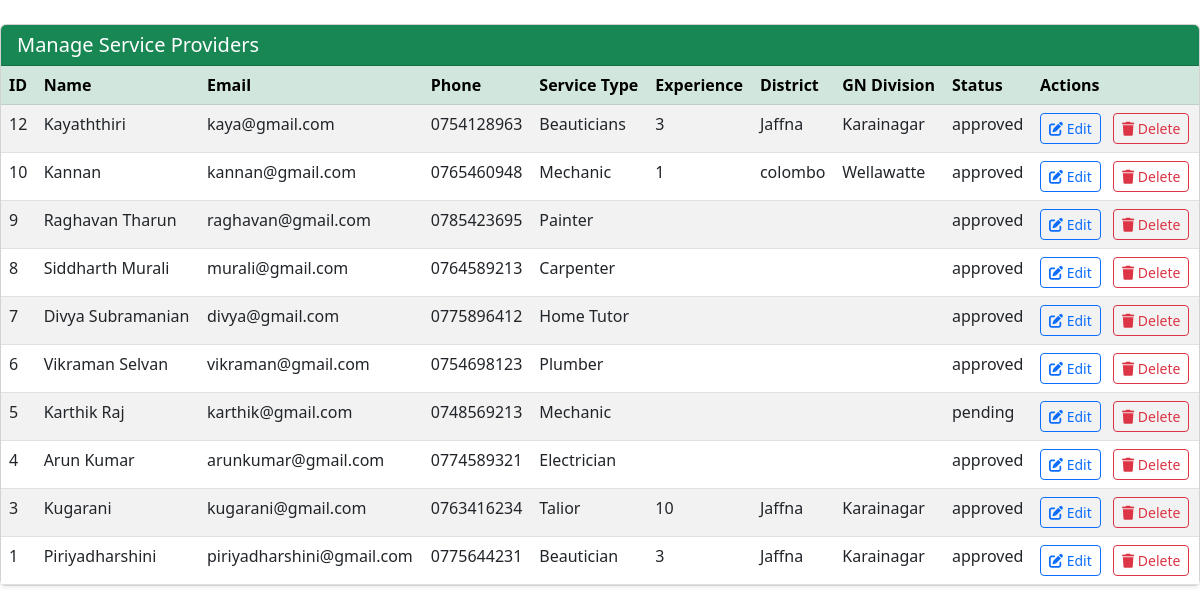
The app's page /admin_manage_providers.php with its own data.
### tables this page shows
CREATE TABLE `service_providers` (
  `id` int(11) NOT NULL,
  `name` varchar(100) NOT NULL,
  `email` varchar(100) NOT NULL,
  `service_type` varchar(100) NOT NULL,
  `experience` text NOT NULL,
  `district` varchar(100) NOT NULL,
  `gn_division` varchar(100) NOT NULL,
  `phone` varchar(20) NOT NULL,
  `password` varchar(255) NOT NULL,
  `created_at` timestamp NOT NULL DEFAULT current_timestamp(),
  `status` enum('pending','approved','rejected') DEFAULT 'pending',
  `availability` enum('available','unavailable') NOT NULL DEFAULT 'unavailable',
  `image` varchar(255) DEFAULT 'default.jpg'
);

### admin_manage_providers.php (the view, shortened to what this page needs)
<?php
require 'config.php';
$result = $conn->query("SELECT * FROM service_providers WHERE status != 'Deleted' ORDER BY id DESC");
?>
<link href="https://cdn.jsdelivr.net/npm/bootstrap@5.3.0/dist/css/bootstrap.min.css" rel="stylesheet" />
<div class="card shadow-sm mt-4">
  <div class="card-header bg-success text-white">
    <h2 class="h5 mb-0">Manage Service Providers</h2>
  </div>
  <div class="card-body p-0">
    <?php if ($result->num_rows > 0): ?>
    <div class="table-responsive">
      <table class="table table-striped mb-0">
        <thead class="table-success">
          <tr>
            <th>ID</th>
            <th>Name</th>
            <th>Email</th>
            <th>Phone</th>
            <th>Service Type</th>
            <th>Experience</th>
            <th>District</th>
            <th>GN Division</th>
            <th>Status</th>
            <th>Actions</th>
          </tr>
        </thead>
        <tbody>
          <?php while ($provider = $result->fetch_assoc()): ?>
          <tr>
            <td><?= htmlspecialchars($provider['id']) ?></td>
            <td><?= htmlspecialchars($provider['name']) ?></td>
            <td><?= htmlspecialchars($provider['email']) ?></td>
            <td><?= htmlspecialchars($provider['phone']) ?></td>
            <td><?= htmlspecialchars($provider['service_type']) ?></td>
            <td><?= htmlspecialchars($provider['experience']) ?></td>
            <td><?= htmlspecialchars($provider['district']) ?></td>
            <td><?= htmlspecialchars($provider['gn_division']) ?></td>
            <td><?= htmlspecialchars($provider['status']) ?></td>
            <td>
              <button
                class="btn btn-sm btn-outline-primary me-2"
                data-bs-toggle="modal"
                data-bs-target="#editModal"
                data-id="<?= $provider['id'] ?>"
                data-name="<?= htmlspecialchars($provider['name'], ENT_QUOTES) ?>"
                data-email="<?= htmlspecialchars($provider['email'], ENT_QUOTES) ?>"
                data-phone="<?= htmlspecialchars($provider['phone'], ENT_QUOTES) ?>"
                data-service_type="<?= htmlspecialchars($provider['service_type'], ENT_QUOTES) ?>"
                data-experience="<?= htmlspecialchars($provider['experience'], ENT_QUOTES) ?>"
                data-district="<?= htmlspecialchars($provider['district'], ENT_QUOTES) ?>"
                data-gn_division="<?= htmlspecialchars($provider['gn_division'], ENT_QUOTES) ?>"
                data-status="<?= htmlspecialchars($provider['status'], ENT_QUOTES) ?>"
              >
                <i class="fas fa-edit"></i> Edit
              </button>
              <a
                href="?delete_provider_id=<?= $provider['id'] ?>"
                onclick="return confirm('Are you sure you want to delete this provider?');"
                class="btn btn-sm btn-outline-danger"
              >
                <i class="fas fa-trash"></i> Delete
              </a>
            </td>
          </tr>
          <?php endwhile; ?>
        </tbody>
      </table>
    </div>
    <?php else: ?>
      <div class="p-3">No providers found.</div>
    <?php endif; ?>
  </div>
</div>

### records on screen
service_providers: id "12", name "Kayaththiri", email "kaya@gmail.com", phone "0754128963", service_type "Beauticians", experience "3", district "Jaffna", gn_division "Karainagar", status "approved"
service_providers: id "10", name "Kannan", email "kannan@gmail.com", phone "0765460948", service_type "Mechanic", experience "1", district "colombo", gn_division "Wellawatte", status "approved"
service_providers: id "9", name "Raghavan Tharun", email "raghavan@gmail.com", phone "0785423695", service_type "Painter", status "approved"
service_providers: id "8", name "Siddharth Murali", email "murali@gmail.com", phone "0764589213", service_type "Carpenter", status "approved"
service_providers: id "7", name "Divya Subramanian", email "divya@gmail.com", phone "0775896412", service_type "Home Tutor", status "approved"
service_providers: id "6", name "Vikraman Selvan", email "vikraman@gmail.com", phone "0754698123", service_type "Plumber", status "approved"
service_providers: id "5", name "Karthik Raj", email "karthik@gmail.com", phone "0748569213", service_type "Mechanic", status "pending"
service_providers: id "4", name "Arun Kumar", email "arunkumar@gmail.com", phone "0774589321", service_type "Electrician", status "approved"
service_providers: id "3", name "Kugarani", email "kugarani@gmail.com", phone "0763416234", service_type "Talior", experience "10", district "Jaffna", gn_division "Karainagar", status "approved"
service_providers: id "1", name "Piriyadharshini", email "piriyadharshini@gmail.com", phone "0775644231", service_type "Beautician", experience "3", district "Jaffna", gn_division "Karainagar", status "approved"
